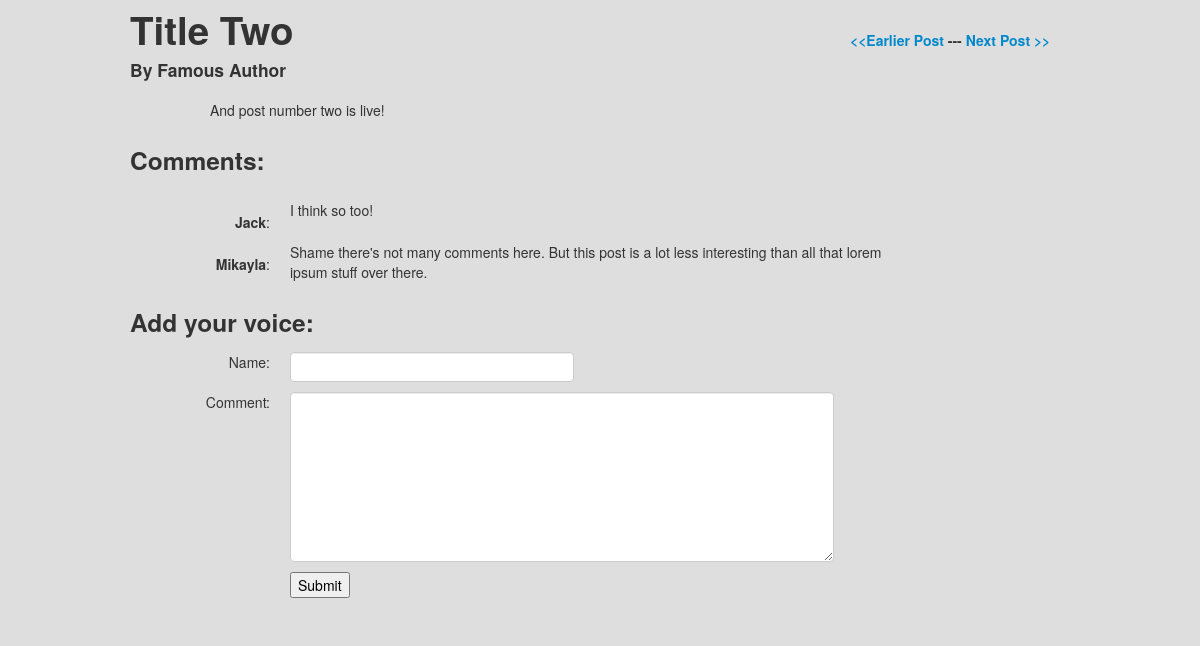
The app's page /blog/2/ with its own data.
### blog/models.py (models this page shows, shortened)
class Post(models.Model):
	title = models.CharField(max_length=200)
	pub_date = models.DateTimeField('date published')
	author = models.CharField(max_length=50)
	text = models.TextField()
	edit_date = models.DateTimeField('date last edited')
	def next_id(self):
		return self.id + 1
	def prev_id(self):
		return self.id - 1
	class Meta:
		ordering = ('pub_date',)

class Comment(models.Model):
	post = models.ForeignKey(Post)
	commentor = models.CharField(max_length=50)
	com_text = models.TextField()
	com_date = models.DateTimeField('date commented')
	class Meta:
		ordering = ('com_date',)

### blog/views.py (the view)
# urls.py: url(r'^(?P<post_id>\d+)/$', views.detail, name='detail'),
def detail(request, post_id):
	post = get_object_or_404(Post, pk=post_id)
	if (request.POST):
		post.comment_set.create(commentor=request.POST['name'], com_text=request.POST['comtext'], com_date=timezone.now())
	comment_list = post.comment_set.order_by('com_date')
	return render(request, 'blog/detail.html', {'post': post, 'comment_list': comment_list})

### blog/templates/blog/detail.html (shortened to what this page needs)
{% load staticfiles %}
<!DOCTYPE html>
<html>
  <head>
    <link href="{% static 'blog/bootstrap.css' %}" type = "text/css" rel="stylesheet" media="screen">
  </head>
  <body>
<div class="container">
	<div class="row">
		<div class="span9">
<h1>{{ post.title }}</h1>
<h4>By {{ post.author }}</h4></div>
<div class="span3"
<br><br><h5>
	{% if post.prev_id != 0 %}
		<a href="{% url 'blog:detail' post.prev_id  %}">&lt&lt;Earlier Post</a> ---
	{% endif %}
	<a href="{% url 'blog:detail' post.next_id %}">Next Post &gt&gt</a></h5>
</div>
</div>
<div class="row">
<div class="span9 offset1">
<p> {{ post.text|linebreaks }}</p>
</div>
</div>
{% if comment_list %}
<h3>Comments:</h3>
	{% for c in comment_list %}
	<div class="row">
	<div class="span2 r-align"><strong><small><br></small>{{ c.commentor }}</strong>: </div>
	<div class="span8"><p>{{ c.com_text|linebreaks }}</p></div>
	</div>
	{% endfor %}
{% endif %}
<h3>Add your voice:</h3>
<form action="{% url 'blog:detail' post.id %}" method="post">
	<div class="row">
		<div class="span2 r-align">
	Name:</div> <div class="span7"> <input type="text" class="input-xlarge" name="name" /> </div></div>
	<div class="row"><div class="span2 r-align">
	Comment:</div> <div class="span7"> <textarea class="input-xxlarge" name="comtext" rows="8" columns="100"></textarea> </div>
</div>
	<div class="row"><div class="span3 offset2">
	<input type="submit"></div></div>
</form>
</div>
</body>
</html>

### records on screen
Post: title "Title Two", author "Famous Author", text "And post number two is live!"
Comment: commentor "Jack", com_text "I think so too!"
Comment: commentor "Mikayla", com_text "Shame there's not many comments here. But this post is a lot less interesting than all that lorem ipsum stuff over there."
